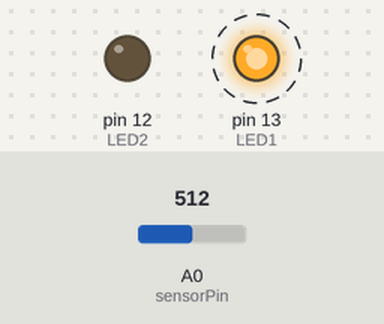
Bench run of a sketch on a simulated Arduino Uno, built with avr-gcc and run on an emulated ATmega328P. On the bench: output pins drawn as LEDs (lit = HIGH). Dashed ring = blinking. The inputs (shaded band) are chosen by the test bench; at power-on: A0 (sensorPin) = 512. The audio player accepts every command and is not drawn; what the sketch prints to the serial monitor is not drawn.

Above: at 1.7 s.
1.8 s: A0 (sensorPin) set to 51
5.3 s: A0 (sensorPin) set to 41
At 7.8 s:
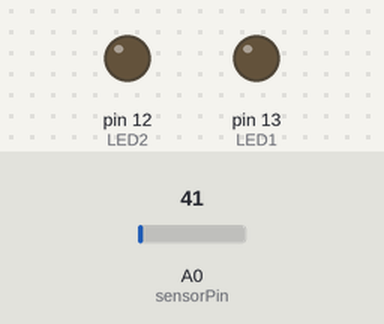
15.8 s: A0 (sensorPin) set to 122
At 19.8 s:
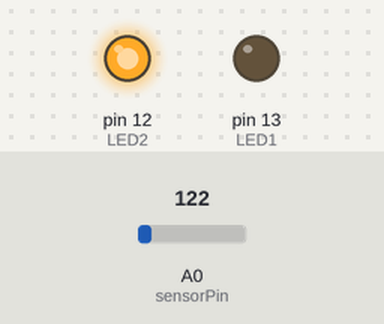
22.7 s: A0 (sensorPin) set to 35
At 24.1 s:
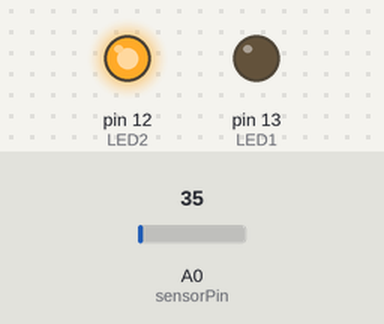
Timing chart, 0 to 26.9 s (numbered marks = the images above; inputs shaded):
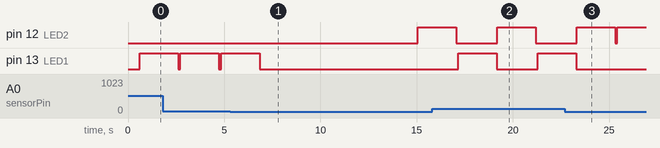

Measured:
- the behaviour switches between 46 and 45 on A0 (sensorPin) (found by bisection; images 0 and 1)
- after the input at 5.3 s, pin 12 (LED2): LOW → HIGH after 9.8 s instead of 10.0 s; pin 13 (LED1): goes on until 6.8 s, then stays LOW
- after the input at 15.8 s, pin 13 (LED1): LOW → HIGH after 1.4 s, → LOW 2.0 s later, → HIGH 2.1 s later
- after the input at 22.7 s, pin 13 (LED1): goes on until 23.3 s, then stays LOW
- by itself, pin 13 (LED1): alternates HIGH for 2.0 s and LOW for 0.12 s

The sketch:

KhalilAmy_Arduino_Project_Code_V2.ino
```cpp
#include "Arduino.h"              //include de library
#include "SoftwareSerial.h"       //include de library
#include "DFRobotDFPlayerMini.h"  //include de library

SoftwareSerial mySoftwareSerial(2, 3); // RX, TX
DFRobotDFPlayerMini myDFPlayer;        // naam geven aan library

int sensorPin = A0; // select the input pin for LDR
int sensorValue = 0; // variable to store the value coming from the sensor
// ledjes assignen aan de bijbehorende pins
int LED1 = 13;
int LED2 = 12;
// timer variabelen
unsigned long int then = millis(); // variabele voor de constante loop timer
unsigned long int timer = millis();

void setup()         //Alles wordt hier maar 1x gelezen
{
  mySoftwareSerial.begin(9600);
  Serial.begin(9600);
  pinMode(LED1, OUTPUT);
  pinMode(LED2, OUTPUT);

 if (!myDFPlayer.begin(mySoftwareSerial)) {                //Use softwareSerial to communicate with mp3.
    Serial.println(analogRead(sensorPin));                  //Een check voor als er een error is waardoor hij niet kan beginnen

    Serial.println(F("Unable to begin:"));                  //Een check voor als er een error is waardoor hij niet kan beginnen
    Serial.println(F("1.Please recheck the connection!"));  //Een check voor als er geen connectie is
    Serial.println(F("2.Please insert the SD card!"));      //Een check voor als mijn SDKAart er niet in zit
    //while(true);                                            //de while loop omdat de loop altijd "true" is zal dus voor altijd doorgaan
  }
  Serial.println(F("DFPlayer Mini connected."));
  Serial.println(sensorValue); //Hier kan je zien wanneer de dfplayer aangesloten is
  myDFPlayer.setTimeOut(500);                               //Set serial communictaion time out 500ms
  myDFPlayer.volume(30);  //Set volume value (0~30).        //Volume van de speaker
}

void loop()
{
  // if loop die om de 15 seconden het rode ledje laat knipperen
  int duration = millis() - then;

  if (duration >= 15000) {
    then = millis;
    digitalWrite(LED2, HIGH);
    delay(2000);
    digitalWrite(LED2, LOW);
  }
  sensorValue = analogRead(sensorPin); // read the value from the sensor
  delay(100);
    // als iemand over de sensor gaat zet ledje aan en speel geluid af
    if(sensorValue>45){
      digitalWrite(LED1, HIGH);
      delay(2000);
      digitalWrite(LED1, LOW);
      if (millis() - timer > 3000) {
      timer = millis();
      myDFPlayer.next();
      //digitalWrite(LED2, LOW);
    }
  }
}
```
